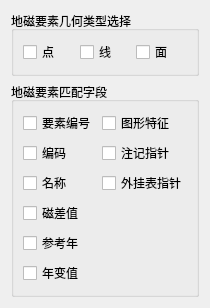
           <widget class="QWidget" name="tab_Layer_M">
            <attribute name="title">
             <string>地磁要素</string>
            </attribute>
            <layout class="QGridLayout" name="gridLayout_46">
             <item row="0" column="0">
              <widget class="QGroupBox" name="groupBox_M_GeoType">
               <property name="title">
                <string>地磁要素几何类型选择</string>
               </property>
               <layout class="QGridLayout" name="gridLayout_34">
                <item row="0" column="0">
                 <widget class="QCheckBox" name="checkBox_Point_M">
                  <property name="text">
                   <string>点</string>
                  </property>
                 </widget>
                </item>
                <item row="0" column="1">
                 <widget class="QCheckBox" name="checkBox_Line_M">
                  <property name="text">
                   <string>线</string>
                  </property>
                 </widget>
                </item>
                <item row="0" column="2">
                 <widget class="QCheckBox" name="checkBox_Polygon_M">
                  <property name="text">
                   <string>面</string>
                  </property>
                 </widget>
                </item>
               </layout>
              </widget>
             </item>
             <item row="1" column="0">
              <widget class="QGroupBox" name="groupBox_M">
               <property name="minimumSize">
                <size>
                 <width>0</width>
                 <height>0</height>
                </size>
               </property>
               <property name="title">
                <string>地磁要素匹配字段</string>
               </property>
               <layout class="QGridLayout" name="gridLayout_19">
                <item row="0" column="0">
                 <widget class="QCheckBox" name="checkBox_YaoSuBianHao_M">
                  <property name="text">
                   <string>要素编号</string>
                  </property>
                 </widget>
                </item>
                <item row="0" column="1">
                 <widget class="QCheckBox" name="checkBox_TuXingTeZheng_M">
                  <property name="text">
                   <string>图形特征</string>
                  </property>
                 </widget>
                </item>
                <item row="1" column="0">
                 <widget class="QCheckBox" name="checkBox_BianMa_M">
                  <property name="text">
                   <string>编码</string>
                  </property>
                 </widget>
                </item>
                <item row="1" column="1">
                 <widget class="QCheckBox" name="checkBox_ZhuJiZhiZhen_M">
                  <property name="text">
                   <string>注记指针</string>
                  </property>
                 </widget>
                </item>
                <item row="2" column="0">
                 <widget class="QCheckBox" name="checkBox_MingCheng_M">
                  <property name="text">
                   <string>名称</string>
                  </property>
                 </widget>
                </item>
                <item row="2" column="1">
                 <widget class="QCheckBox" name="checkBox_WaiGuaBiaoZhiZhen_M">
                  <property name="text">
                   <string>外挂表指针</string>
                  </property>
                 </widget>
                </item>
                <item row="3" column="0">
                 <widget class="QCheckBox" name="checkBox_CiChaZhi_M">
                  <property name="text">
                   <string>磁差值</string>
                  </property>
                 </widget>
                </item>
                <item row="4" column="0">
                 <widget class="QCheckBox" name="checkBox_CanKaoNian_M">
                  <property name="text">
                   <string>参考年</string>
                  </property>
                 </widget>
                </item>
                <item row="5" column="0">
                 <widget class="QCheckBox" name="checkBox_NianBianZhi_M">
                  <property name="text">
                   <string>年变值</string>
                  </property>
                 </widget>
                </item>
               </layout>
              </widget>
             </item>
            </layout>
           </widget>
